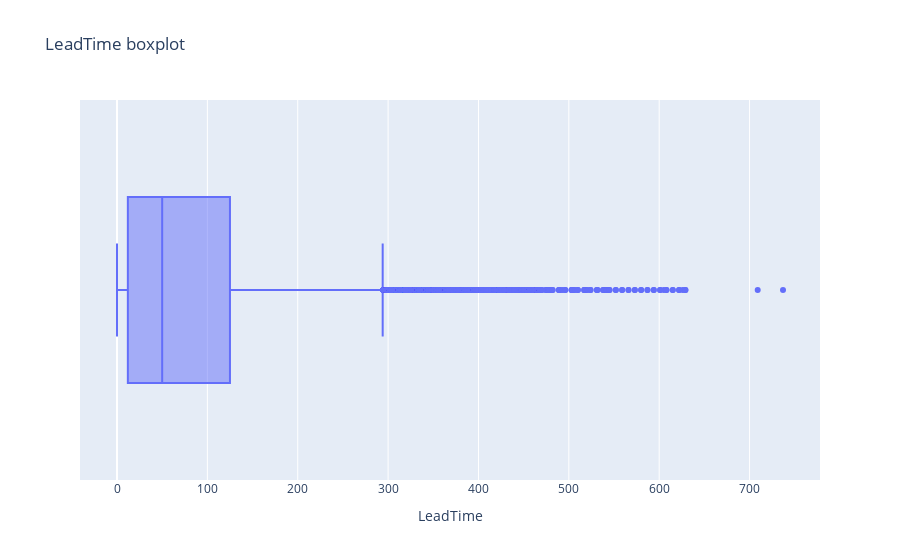
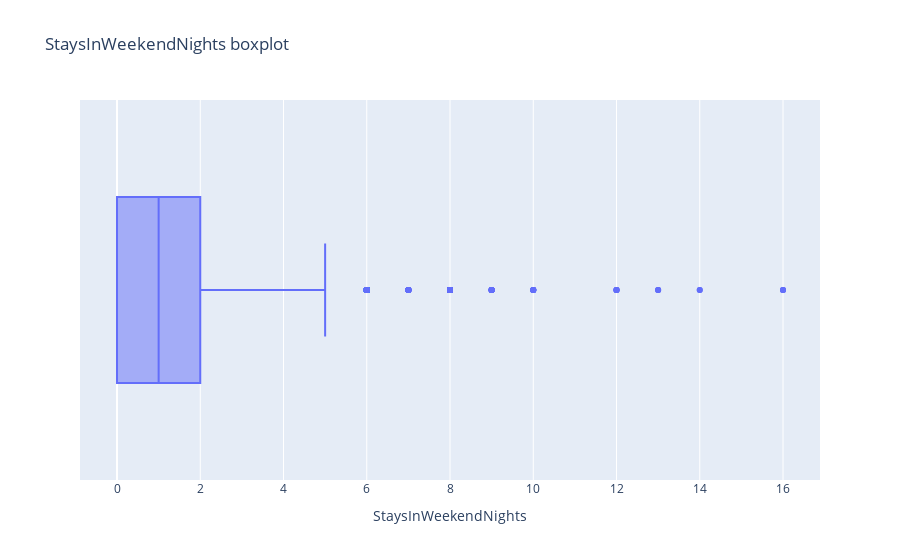
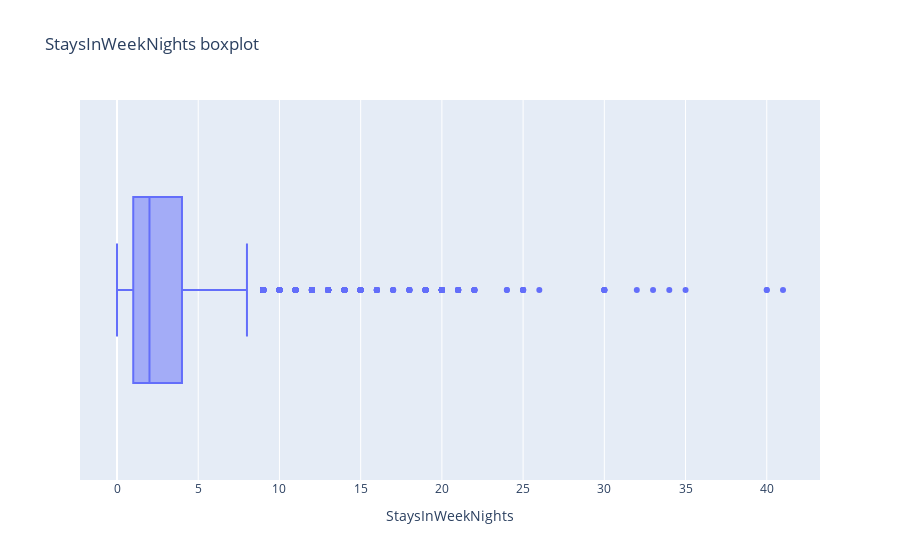
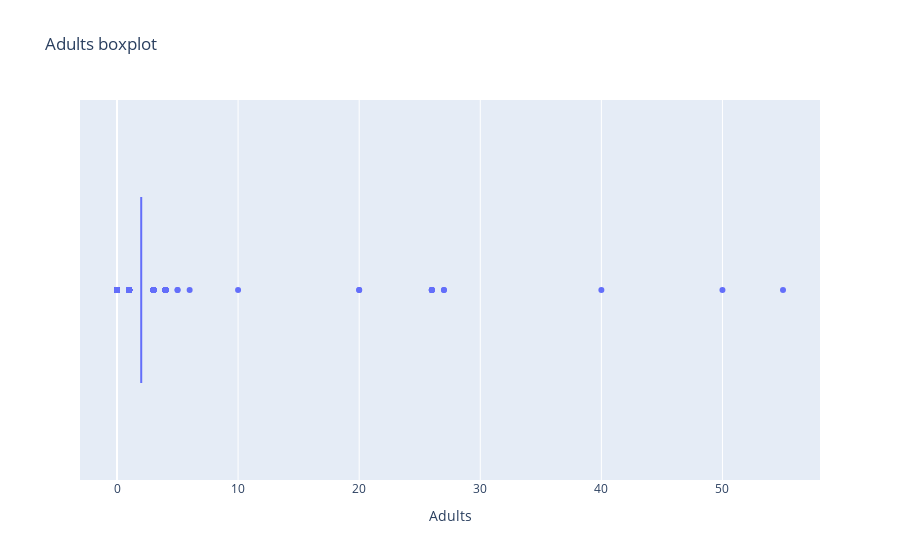

The notebook cell these images were saved under, in order:
### Markdown cell above
## Outliers Analysis

### Code cell
for col in combhotel_clean_df[numerical_columns].columns:
    fig = px.box(combhotel_clean_df[numerical_columns], x=col, title=f"{col} boxplot")
    fig.show()

### Figure 1 — Plotly figure (JSON) as saved in the notebook; plotly's stock layout.template omitted (floating-point values rounded to 4 significant figures; data arrays with more than 128 entries replaced by an {"elided": "..."} marker saying what was removed)
{"data": [{"alignmentgroup": "True", "hovertemplate": "LeadTime=%{x}<extra></extra>", "legendgroup": "", "marker": {"color": "#636efa"}, "name": "", "notched": false, "offsetgroup": "", "orientation": "h", "showlegend": false, "type": "box", "x": {"elided": "86944 int values"}, "x0": " ", "xaxis": "x", "y0": " ", "yaxis": "y"}], "layout": {"boxmode": "group", "legend": {"tracegroupgap": 0}, "title": {"text": "LeadTime boxplot"}, "xaxis": {"anchor": "y", "domain": [0, 1], "title": {"text": "LeadTime"}}, "yaxis": {"anchor": "x", "domain": [0, 1]}}}

### Figure 2 — Plotly figure (JSON) as saved in the notebook; plotly's stock layout.template omitted (floating-point values rounded to 4 significant figures; data arrays with more than 128 entries replaced by an {"elided": "..."} marker saying what was removed)
{"data": [{"alignmentgroup": "True", "hovertemplate": "StaysInWeekendNights=%{x}<extra></extra>", "legendgroup": "", "marker": {"color": "#636efa"}, "name": "", "notched": false, "offsetgroup": "", "orientation": "h", "showlegend": false, "type": "box", "x": {"elided": "86944 int values"}, "x0": " ", "xaxis": "x", "y0": " ", "yaxis": "y"}], "layout": {"boxmode": "group", "legend": {"tracegroupgap": 0}, "title": {"text": "StaysInWeekendNights boxplot"}, "xaxis": {"anchor": "y", "domain": [0, 1], "title": {"text": "StaysInWeekendNights"}}, "yaxis": {"anchor": "x", "domain": [0, 1]}}}

### Figure 3 — Plotly figure (JSON) as saved in the notebook; plotly's stock layout.template omitted (floating-point values rounded to 4 significant figures; data arrays with more than 128 entries replaced by an {"elided": "..."} marker saying what was removed)
{"data": [{"alignmentgroup": "True", "hovertemplate": "StaysInWeekNights=%{x}<extra></extra>", "legendgroup": "", "marker": {"color": "#636efa"}, "name": "", "notched": false, "offsetgroup": "", "orientation": "h", "showlegend": false, "type": "box", "x": {"elided": "86944 int values"}, "x0": " ", "xaxis": "x", "y0": " ", "yaxis": "y"}], "layout": {"boxmode": "group", "legend": {"tracegroupgap": 0}, "title": {"text": "StaysInWeekNights boxplot"}, "xaxis": {"anchor": "y", "domain": [0, 1], "title": {"text": "StaysInWeekNights"}}, "yaxis": {"anchor": "x", "domain": [0, 1]}}}

### Figure 4 — Plotly figure (JSON) as saved in the notebook; plotly's stock layout.template omitted (floating-point values rounded to 4 significant figures; data arrays with more than 128 entries replaced by an {"elided": "..."} marker saying what was removed)
{"data": [{"alignmentgroup": "True", "hovertemplate": "Adults=%{x}<extra></extra>", "legendgroup": "", "marker": {"color": "#636efa"}, "name": "", "notched": false, "offsetgroup": "", "orientation": "h", "showlegend": false, "type": "box", "x": {"elided": "86944 int values"}, "x0": " ", "xaxis": "x", "y0": " ", "yaxis": "y"}], "layout": {"boxmode": "group", "legend": {"tracegroupgap": 0}, "title": {"text": "Adults boxplot"}, "xaxis": {"anchor": "y", "domain": [0, 1], "title": {"text": "Adults"}}, "yaxis": {"anchor": "x", "domain": [0, 1]}}}
